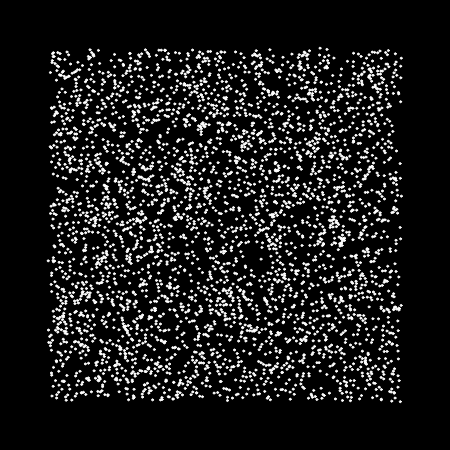
Frame 1 (no input)
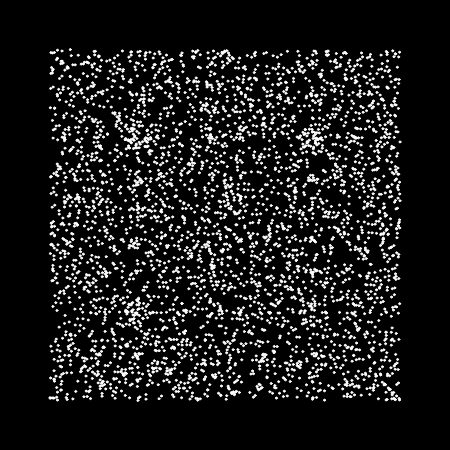
Frame 60 (no input)
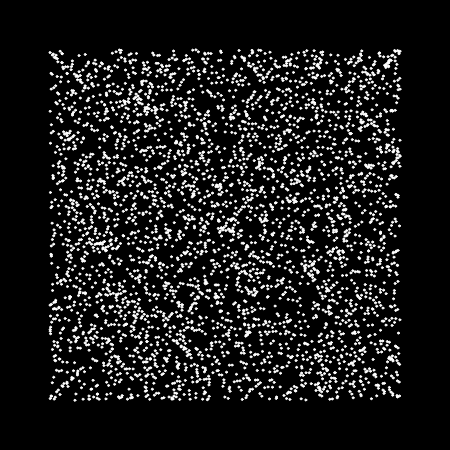
Frame 120 (the mouse pressed at the canvas centre since frame 60)

The p5.js sketch that drew these frames (run headless with seeded random() and noise() and a simulated clock; from frame 60 on, the mouse is pressed at the canvas centre):

// p5.js sketch
// ── sketch.js
/*
----- Coding Tutorial by Patt Vira ----- 
Name: Chladni Patterns (Particles)
Video Tutorial: https://youtu.be/J-siGcsK2k8

Connect with Patt: @pattvira
https://www.pattvira.com/
----------------------------------------
*/

let particles = []; let num = 4000;
let m = 5; let n = 4; let threshold = 0.05;
let minMN = 1; let maxMN = 8;
let changePattern = true;
let margin = 50; let w1, w2, h1, h2;
let scl = 1;

function setup() {
  createCanvas(450, 450);
  w1 = margin; w2 = width - margin;
  h1 = margin; h2 = height - margin;
  for (let i=0; i<num; i++) {
    particles.push(new Particle());
  }

  cursor('pointer');
  //noCursor();
  
}

function draw() {
  background(0);
  
  if (changePattern) {
    randomPatterns();
  }
  
  for (let i=0; i<particles.length; i++) {
    particles[i].update();
    particles[i].display();
  }
}

function chladni (x, y) {
  let L = 1;
  return cos(n * PI * x / L) * cos(m * PI * y / L) - 
         cos(m * PI * x / L) * cos(n * PI * y / L);
}

function randomPatterns() {
  m = floor(random(minMN, maxMN));
  n = floor(random(minMN, maxMN));
  
  if (m === n) {
    m = floor(random(minMN, maxMN));
  }
  
  changePattern = false;
  
  for (let i=0; i<particles.length; i++) {
    particles[i].velocity = p5.Vector.random2D().mult(random(2, 5));
  }
}

function mousePressed() {
  changePattern = true;
}

// ── particle.js
class Particle {
  constructor() {
    this.position = createVector(random(w1, w2), random(h1, h2));
    this.velocity = p5.Vector.random2D();
    this.acceleration = createVector();
    
    this.maxSpeed = 2; 
    this.maxForce = 0.1;
  }
  
  edges() {
    if (this.position.x > w2) {
      this.position.x = w1;
    } else if (this.position.x < w1) {
      this.position.x = w2;
    }
    
    if (this.position.y > h2) {
      this.position.y = h1;
    } else if (this.position.y < h1) {
      this.position.y = h2;
    }
    
  }
  
  seek() {
    let x = map(this.position.x, w1, w2, -1, 1) * scl;
    let y = map(this.position.y, h1, h2, -1, 1) * scl;
    let val = chladni(x, y); 
    
    let target = this.position.copy();

    if (abs(val) > threshold) {
      target.x += random(-3, 3);
      target.y += random(-3, 3);
    } 
    
    let desired = p5.Vector.sub(target, this.position);
    desired.setMag(this.maxSpeed);
    let steering = p5.Vector.sub(desired, this.velocity);
    steering.limit(this.maxForce);
    
    return steering;
  }
  
  update() {
    this.edges();
    
    this.acceleration.add(this.seek());
    this.velocity.add(this.acceleration);
    this.velocity.limit(this.maxSpeed);
    this.position.add(this.velocity);
    this.acceleration.mult(0);
  }
  
  display() {
    stroke(255);
    circle(this.position.x, this.position.y, 2);
  }
}
